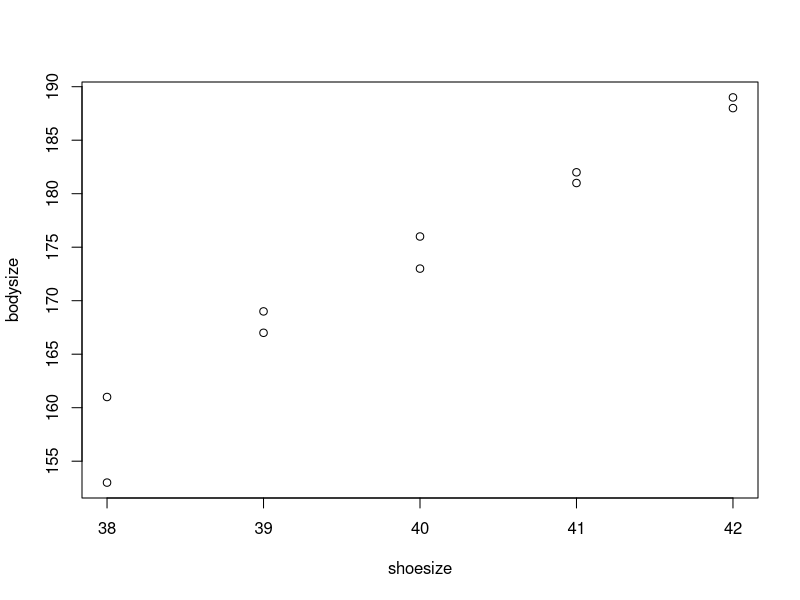

Write R code to recreate this figure.
shoesize<-c(38,38,39,39,40,40,41,41,42,42)
bodysize<-c(153,161,167,169,173,176,182,181,188,189)
bspl<-data.frame(shoesize,bodysize)
fm<- formula(bodysize~shoesize)
plot(shoesize,bodysize)
points(shoesize, fitted(fm), col='green')
abline(coef(fm), col='red')


#---------------------------------------------------------------
#centering

fm_s=lm(bodysize~I(shoesize-40), data=bspl)
fm_s

#-----------------------------------------------------------------
#min max scaling
fm_sc=lm(bodysize~I((shoesize-40)/(42-40)),data = bspl)
fm_sc

#----------------------------------------------------------------
#unit variance scaling which is not possible in this case coz we know data is structured. 
m=mean(shoesize)
s=sd(shoesize)
fm_uv=lm(bodysize~I((shoesize-m)/s),data = bspl)
fm_uv
